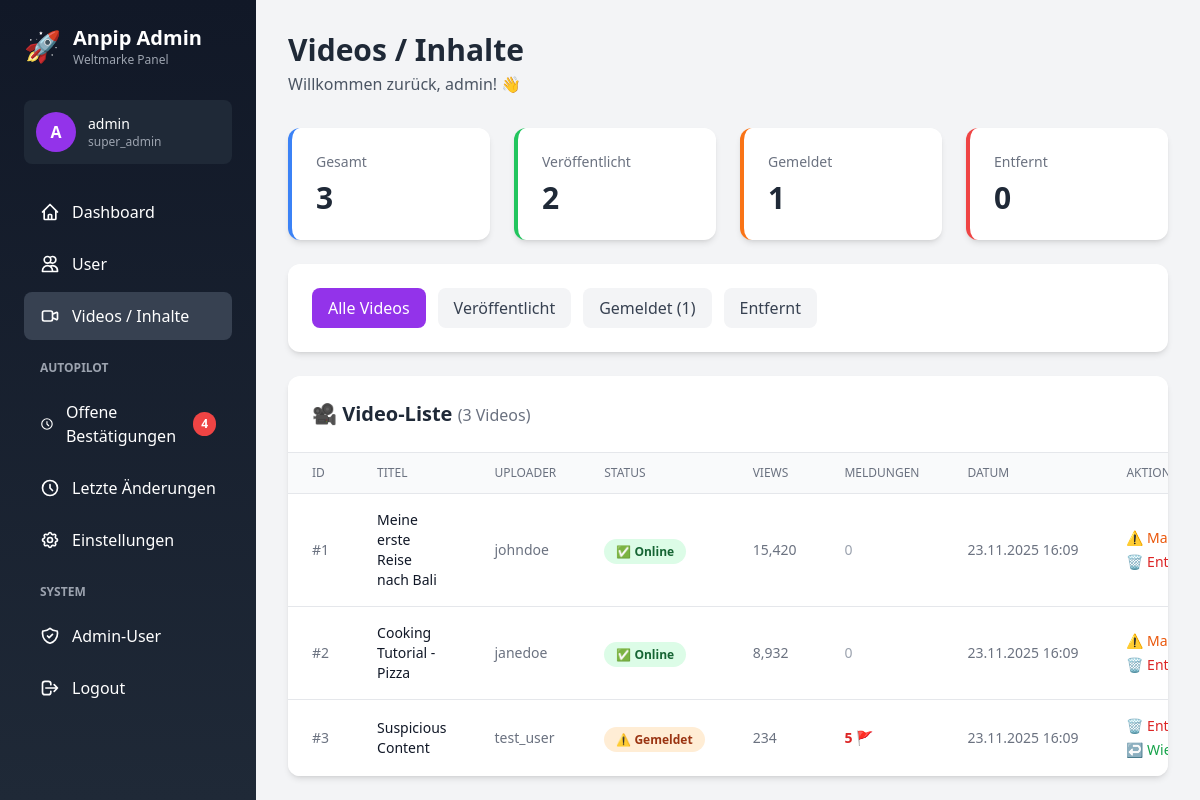
The page /content.php (signed in) on the database its author committed.
### tables this page shows
CREATE TABLE IF NOT EXISTS `videos` (
  `id` INT UNSIGNED AUTO_INCREMENT PRIMARY KEY,
  `user_id` INT UNSIGNED NOT NULL,
  `title` VARCHAR(255),
  `status` ENUM('published', 'flagged', 'removed', 'pending') DEFAULT 'published',
  `created_at` TIMESTAMP DEFAULT CURRENT_TIMESTAMP,
  `views` INT UNSIGNED DEFAULT 0,
  `report_count` INT UNSIGNED DEFAULT 0,
  INDEX idx_status (status),
  INDEX idx_user_id (user_id),
  INDEX idx_created_at (created_at),
  FOREIGN KEY (user_id) REFERENCES users(id) ON DELETE CASCADE
);

CREATE TABLE IF NOT EXISTS `users` (
  `id` INT UNSIGNED AUTO_INCREMENT PRIMARY KEY,
  `username` VARCHAR(50) NOT NULL UNIQUE,
  `email` VARCHAR(100) NOT NULL UNIQUE,
  `status` ENUM('active', 'suspended', 'banned') DEFAULT 'active',
  `created_at` TIMESTAMP DEFAULT CURRENT_TIMESTAMP,
  `last_active_at` TIMESTAMP NULL,
  INDEX idx_status (status),
  INDEX idx_created_at (created_at)
);

### content.php (the view, shortened to what the rows shown need)
<?php
require_once 'config.php';
$currentAdmin = getCurrentAdmin();
$perPage = 20;
$page = isset($_GET['page']) ? max(1, (int)$_GET['page']) : 1;
$offset = ($page - 1) * $perPage;
$countSql = "SELECT COUNT(*) FROM videos WHERE 1=1";
$countParams = [];
$countStmt = $pdo->prepare($countSql);
$countStmt->execute($countParams);
$totalVideos = $countStmt->fetchColumn();
$sql = "SELECT v.*, u.username
        FROM videos v
        LEFT JOIN users u ON v.user_id = u.id
        WHERE 1=1";
$params = [];
$sql .= " ORDER BY v.created_at DESC LIMIT ? OFFSET ?";
$params[] = $perPage;
$params[] = $offset;
$stmt = $pdo->prepare($sql);
$stmt->execute($params);
$videos = $stmt->fetchAll();
$pageTitle = 'Videos / Inhalte';
include 'includes/header.php';
$csrfToken = generateCsrfToken();
?>
<div class="bg-white rounded-xl shadow-md overflow-hidden">
    <div class="p-6 border-b border-gray-200">
        <h2 class="text-xl font-bold text-gray-800">
            🎥 Video-Liste
            <span class="text-gray-500 text-base font-normal">(<?php echo number_format($totalVideos); ?> Videos)</span>
        </h2>
    </div>
    <?php if (count($videos) > 0): ?>
        <div class="overflow-x-auto">
            <table class="min-w-full divide-y divide-gray-200">
                <thead class="bg-gray-50">
                    <tr>
                        <th class="px-6 py-3 text-left text-xs font-medium text-gray-500 uppercase">ID</th>
                        <th class="px-6 py-3 text-left text-xs font-medium text-gray-500 uppercase">Titel</th>
                        <th class="px-6 py-3 text-left text-xs font-medium text-gray-500 uppercase">Uploader</th>
                        <th class="px-6 py-3 text-left text-xs font-medium text-gray-500 uppercase">Status</th>
                        <th class="px-6 py-3 text-left text-xs font-medium text-gray-500 uppercase">Views</th>
                        <th class="px-6 py-3 text-left text-xs font-medium text-gray-500 uppercase">Meldungen</th>
                        <th class="px-6 py-3 text-left text-xs font-medium text-gray-500 uppercase">Datum</th>
                        <th class="px-6 py-3 text-left text-xs font-medium text-gray-500 uppercase">Aktionen</th>
                    </tr>
                </thead>
                <tbody class="bg-white divide-y divide-gray-200">
                    <?php foreach ($videos as $video): ?>
                        <tr class="hover:bg-gray-50">
                            <td class="px-6 py-4 whitespace-nowrap text-sm text-gray-500">
                                #<?php echo $video['id']; ?>
                            </td>
                            <td class="px-6 py-4">
                                <div class="text-sm font-medium text-gray-900">
                                    <?php echo clean($video['title']); ?>
                                </div>
                            </td>
                            <td class="px-6 py-4 whitespace-nowrap text-sm text-gray-500">
                                <?php echo clean($video['username']); ?>
                            </td>
                            <td class="px-6 py-4 whitespace-nowrap">
                                <?php
                                $statusColors = [
                                    'published' => 'bg-green-100 text-green-800',
                                    'flagged' => 'bg-orange-100 text-orange-800',
                                    'removed' => 'bg-red-100 text-red-800',
                                    'pending' => 'bg-yellow-100 text-yellow-800'
                                ];
                                $statusLabels = [
                                    'published' => '✅ Online',
                                    'flagged' => '⚠️ Gemeldet',
                                    'removed' => '🚫 Entfernt',
                                    'pending' => '⏳ Ausstehend'
                                ];
                                ?>
                                <span class="px-3 py-1 text-xs font-semibold rounded-full <?php echo $statusColors[$video['status']]; ?>">
                                    <?php echo $statusLabels[$video['status']]; ?>
                                </span>
                            </td>
                            <td class="px-6 py-4 whitespace-nowrap text-sm text-gray-500">
                                <?php echo number_format($video['views']); ?>
                            </td>
                            <td class="px-6 py-4 whitespace-nowrap text-sm">
                                <?php if ($video['report_count'] > 0): ?>
                                    <span class="text-red-600 font-bold"><?php echo $video['report_count']; ?> 🚩</span>
                                <?php else: ?>
                                    <span class="text-gray-400">0</span>
                                <?php endif; ?>
                            </td>
                            <td class="px-6 py-4 whitespace-nowrap text-sm text-gray-500">
                                <?php echo formatDateTime($video['created_at']); ?>
                            </td>
                            <td class="px-6 py-4 whitespace-nowrap text-sm">
                                <div class="flex flex-col space-y-1">
                                    <?php if ($video['status'] === 'published'): ?>
                                        <a href="?action=flag&video_id=<?php echo $video['id']; ?>&csrf_token=<?php echo $csrfToken; ?>"
                                           class="text-orange-600 hover:text-orange-900 font-medium">
                                            ⚠️ Markieren
                                        </a>
                                    <?php endif; ?>
                                    <?php if (in_array($video['status'], ['published', 'flagged'])): ?>
                                        <a href="?action=remove&video_id=<?php echo $video['id']; ?>&csrf_token=<?php echo $csrfToken; ?>"
                                           onclick="return confirm('Video wirklich entfernen?')"
                                           class="text-red-600 hover:text-red-900 font-medium">
                                            🗑️ Entfernen
                                        </a>
                                    <?php endif; ?>
                                    <?php if ($video['status'] !== 'published'): ?>
                                        <a href="?action=restore&video_id=<?php echo $video['id']; ?>&csrf_token=<?php echo $csrfToken; ?>"
                                           class="text-green-600 hover:text-green-900 font-medium">
                                            ↩️ Wiederherstellen
                                        </a>
                                    <?php endif; ?>
                                </div>
                            </td>
                        </tr>
                    <?php endforeach; ?>
                </tbody>
            </table>
        </div>
    <?php endif; ?>
</div>
<?php include 'includes/footer.php'; ?>

### includes/header.php (shortened to what the rows shown need)
<!DOCTYPE html>
<html lang="de">
<head>
    <script src="https://cdn.tailwindcss.com"></script>
</head>
<body class="bg-gray-100">
    <div class="flex h-screen overflow-hidden">
        <aside id="sidebar" class="w-64 bg-gradient-to-b from-gray-900 to-gray-800 text-white flex-shrink-0 fixed lg:relative h-full z-40 mobile-menu-hidden lg:transform-none">
            <div class="p-6">
                <div class="flex items-center space-x-3 mb-8">
                    <div>
                        <h1 class="text-xl font-bold">Anpip Admin</h1>
                    </div>
                </div>
                <div class="bg-gray-800 rounded-lg p-3 mb-6">
                    <div class="flex items-center space-x-3">
                        <div class="bg-purple-600 rounded-full w-10 h-10 flex items-center justify-center font-bold">
                            <?php echo strtoupper(substr($currentAdmin['username'], 0, 1)); ?>
                        </div>
                        <div class="flex-1 min-w-0">
                            <p class="text-sm font-medium truncate"><?php echo clean($currentAdmin['username']); ?></p>
                            <p class="text-xs text-gray-400"><?php echo clean($currentAdmin['role']); ?></p>
                        </div>
                    </div>
                </div>
            </div>
        </aside>
        <main class="flex-1 overflow-y-auto">
            <div class="container mx-auto px-4 lg:px-8 py-8">
                <div class="mb-8">
                    <h1 class="text-3xl font-bold text-gray-800"><?php echo $pageTitle ?? 'Dashboard'; ?></h1>
                    <p class="text-gray-600 mt-1">Willkommen zurück, <?php echo clean($currentAdmin['username']); ?>! 👋</p>
                </div>

### rows shown on the page
videos: id "1", title "Meine erste Reise nach Bali", user.username "johndoe", status "✅ Online", views "15,420", report_count "0", created_at "23.11.2025 16:09"
videos: id "2", title "Cooking Tutorial - Pizza", user.username "janedoe", status "✅ Online", views "8,932", report_count "0", created_at "23.11.2025 16:09"
videos: id "3", title "Suspicious Content", user.username "test_user", status "⚠️ Gemeldet", views "234", report_count "5", created_at "23.11.2025 16:09"

### other values the page prints
substr($currentAdmin['username'], 0, 1) "A"
$currentAdmin['username'] "admin"
$currentAdmin['role'] "super_admin"
$pendingCount "4"
$pageTitle "Videos / Inhalte"
$videoStats['total'] "3"
$videoStats['published'] "2"
$videoStats['flagged'] "1"
$videoStats['removed'] "0"
$totalVideos "3"
